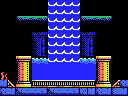

This game map was drawn from its Tiled (.tmx) file and the tilesets committed beside it. A one-line description and the full map source follow:
An orthogonal 16x12 tile map with 8x8 px tiles, 1 tile layer (Tile Layer 1) and 3 objects (3x item).

<map version="1.0" orientation="orthogonal" renderorder="right-down" width="16" height="12" tilewidth="8" tileheight="8" nextobjectid="20">
 <properties>
  <property name="left" value="hole" />
  <property name="right" value="hole" />
  <property name="up" value="water" />
 </properties>
 <tileset firstgid="1" name="tiles" tilewidth="8" tileheight="8" tilecount="256" columns="16">
  <image source="tiles.png" width="128" height="128" />
 </tileset>
 <layer name="Tile Layer 1" width="16" height="12">
  <data encoding="csv">
1,1,1,1,1,1,98,98,98,98,1,1,1,1,1,1,
1,1,1,1,1,1,98,98,98,98,1,1,1,1,1,1,
1,1,140,255,255,139,98,98,98,98,140,255,255,139,1,1,
1,1,1,1,1,1,98,98,98,98,1,1,1,1,1,1,
1,1,1,1,149,150,98,98,98,98,149,150,1,1,1,1,
1,1,1,1,165,166,98,98,98,98,165,166,1,1,1,1,
1,1,1,1,165,166,98,98,98,98,165,166,1,1,1,1,
1,1,213,214,99,99,98,98,98,98,99,99,213,214,1,1,
1,1,229,230,130,130,130,130,130,130,130,130,229,230,1,1,
141,1,229,230,130,130,130,130,130,130,130,130,229,230,1,1,
251,248,245,246,197,198,199,198,199,198,199,200,245,246,247,252,
252,251,120,121,121,122,120,121,121,122,118,251,252,251,119,251
</data>
 </layer>
 <objectgroup name="objects">
  <properties>
   <property name="left" value="hole" />
   <property name="right" value="hole" />
  </properties>
  <object id="1" type="item" x="24" y="0" width="16" height="16" />
  <object id="9" type="item" x="56" y="64" width="16" height="16" />
  <object id="19" type="item" x="88" y="0" width="16" height="16" />
 </objectgroup>
</map>
